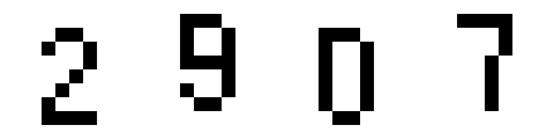
#> input picture week02/class_exe/image_test/timg.jpg, 554 x 138 px
$ python code.py
#> lines starting #> are read from the running program, lines starting #| are printed output that depends on the picture; after the words box and inside, x2 and y2 are one past the last pixel; in counts of white or black regions, pixels touching at a corner belong together
import requests
import os
from PIL import Image
import pytesseract

# 打开并显示图片
im = Image.open('timg.jpg')
#> im is the input picture: PIL image 554x138 L; min 0, max 255, mean 220.9
im.show()

# 灰度处理图片
gray = im.convert('L')
gray.save('g_timg.jpg')
im.close()

# 二值化
threshold = 100
table = []

for i in range(256):
    if i < threshold:
        table.append(0)
    else:
        table.append(1)

out = gray.point(table, '1')
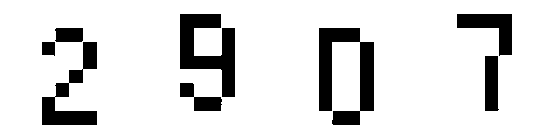
#> out: PIL image 554x138 1; 87.1% white; 8 black regions, largest, box (x1, y1, x2, y2) and area: (319, 28, 374, 125) 2819, (180, 14, 235, 97) 2411, (42, 42, 97, 125) 1697
out.save('b.jpg')

th = Image.open('b.jpg')
#> (the run stopped early here; a loop or call above may not have finished)
